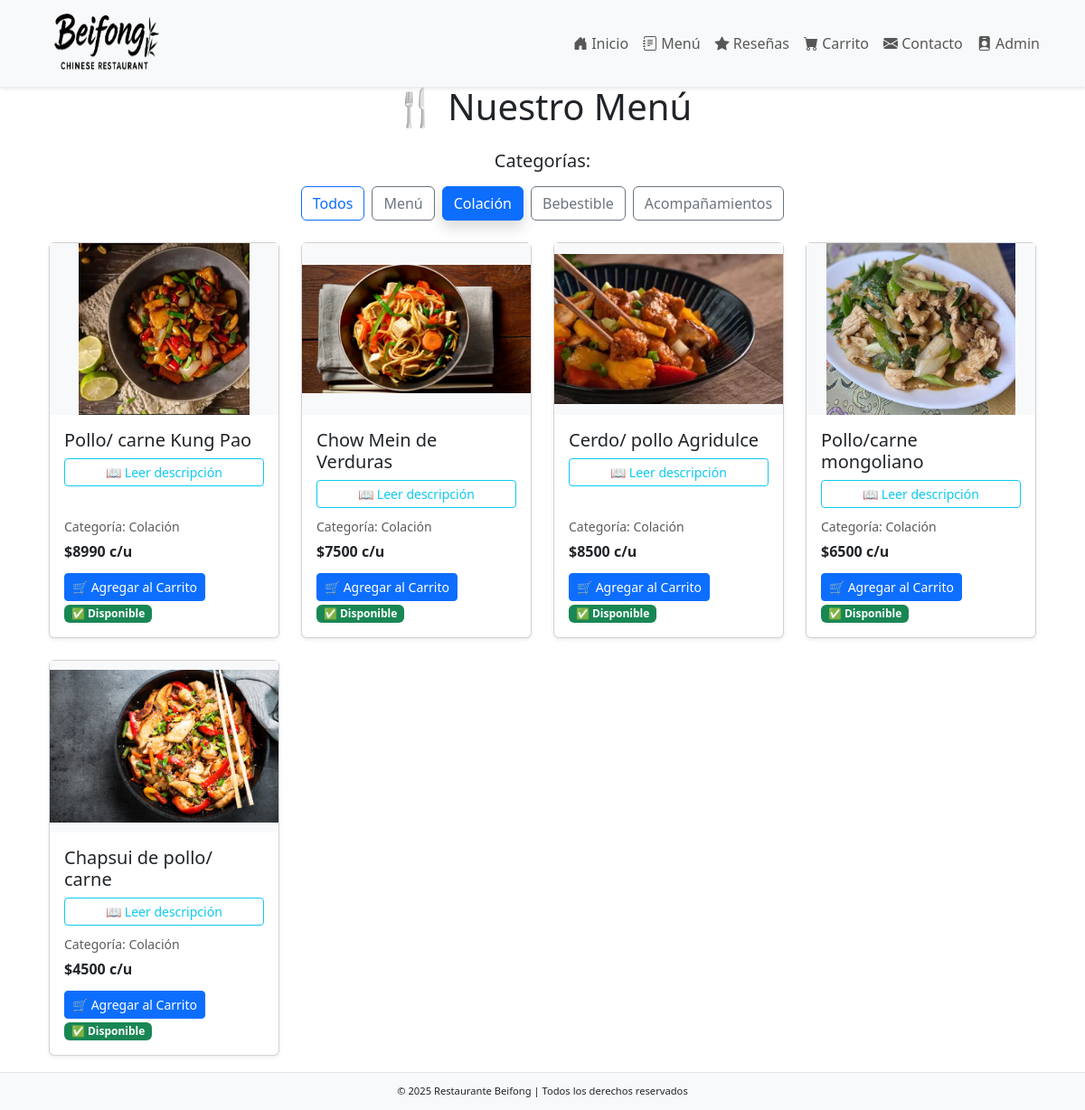
Page /menu/?categoria=Colación on the committed database.
### menu/models.py (models this page shows, shortened)
class Categoria(models.Model):
    NOMBRES = [
        ("colaciones", "Colaciones"),
        ("platos", "Platos (2-10 personas)"),
        ("bebestibles", "Bebestibles"),
        ("acompanamientos", "Acompañamientos"),
    ]
    clave = models.CharField(max_length=50, choices=NOMBRES, unique=True)
    nombre = models.CharField(max_length=100)

class Plato(models.Model):
    ESTADO_CHOICES = (
        ("disponible", "Disponible"),
        ("agotado", "Agotado"),
    )
    nombre = models.CharField(max_length=100)
    descripcion = models.TextField(blank=True, null=True)  # texto libre
    precio = models.DecimalField(max_digits=10, decimal_places=2)
    categoria = models.ForeignKey(
        "Categoria", on_delete=models.SET_NULL, null=True, blank=True
    )
    destacado = models.BooleanField(default=False)
    imagen = models.ImageField(
        upload_to="platos/", blank=True, null=True
    )  # 🔹 nuevo campo
    estado = models.CharField(
        max_length=20, choices=ESTADO_CHOICES, default="disponible"
    )

### menu/views.py (the view)
# urls.py: path("menu/", views.menu_view, name="menu"),
def menu_view(request):
    categorias = Categoria.objects.all()
    categoria_nombre = request.GET.get("categoria")
    if categoria_nombre:
        platos = Plato.objects.filter(categoria__nombre__iexact=categoria_nombre, estado="disponible")
    else:
        platos = Plato.objects.filter(estado="disponible")
    return render(
        request, "menu/menu.html", {"categorias": categorias, "platos": platos}
    )

### menu/templates/menu/menu.html (shortened to what this page needs)
{% extends "menu/base.html" %}
{% block content %}
<div class="container">
    <h1 class="mb-4 text-center">🍴 Nuestro Menú</h1>
    <div class="mb-4 text-center">
        <h5 class="mb-3">Categorías:</h5>
        <div class="d-flex flex-wrap justify-content-center gap-2">
            <a href="{% url 'menu' %}"
               class="btn {% if not request.GET.categoria %}btn-primary shadow{% else %}btn-outline-primary{% endif %}">
                Todos
            </a>
            {% for categoria in categorias %}
                <a href="{% url 'menu' %}?categoria={{ categoria.nombre }}"
                   class="btn {% if request.GET.categoria == categoria.nombre %}btn-primary shadow{% else %}btn-outline-secondary{% endif %}">
                   {{ categoria.nombre }}
                </a>
            {% endfor %}
        </div>
    </div>
    <div class="row g-4">
        {% for plato in platos %}
            <div class="col-lg-3 col-md-4 col-sm-6">
                <div class="card h-100 shadow-sm d-flex flex-column">
                    {% if plato.imagen %}
                        <div class="ratio ratio-4x3 bg-light d-flex align-items-center justify-content-center">
                            <img src="{{ plato.imagen.url }}"
                                 class="img-fluid"
                                 alt="{{ plato.nombre }}"
                                 style="max-width: 100%; max-height: 100%; object-fit: contain;">
                        </div>
                    {% endif %}
                    <div class="card-body d-flex flex-column">
                        <h5 class="card-title">{{ plato.nombre }}</h5>
                        {% if plato.descripcion %}
                        <button class="btn btn-sm btn-outline-info mb-2"
                                type="button"
                                data-bs-toggle="collapse"
                                data-bs-target="#descripcion{{ plato.id }}"
                                aria-expanded="false"
                                aria-controls="descripcion{{ plato.id }}">
                            📖 Leer descripción
                        </button>
                        {% endif %}
                        <div class="mt-auto">
                            <p class="card-text text-muted mb-1">
                                <small>Categoría: {{ plato.categoria.nombre }}</small>
                            </p>
                            <p class="card-text mb-1">
                                <strong>${{ plato.precio|floatformat:"0" }} c/u</strong>
                            </p>
                            <form method="post" action="{% url 'ver_carrito' %}">
                                <button type="submit" class="btn btn-primary btn-sm mt-2">
                                    🛒 Agregar al Carrito
                                </button>
                            </form>
                            {% if plato.estado == "disponible" %}
                                <span class="badge bg-success">✅ Disponible</span>
                            {% else %}
                                <span class="badge bg-danger">❌ Agotado</span>
                            {% endif %}
                        </div>
                    </div>
                </div>
            </div>
        {% empty %}
            <div class="col-12">
                <p class="text-center">No hay platos en el menú todavía.</p>
            </div>
        {% endfor %}
    </div>
</div>
{% endblock %}

### menu/templates/menu/base.html (style rules this page uses)
body { padding-top: 70px; padding-bottom: 60px; }

### rows in the picture
Categoria: nombre "Menú"
Categoria: nombre "Colación"
Categoria: nombre "Bebestible"
Categoria: nombre "Acompañamientos"
Plato: imagen (picture), nombre "Pollo/ carne Kung Pao", categoria.nombre "Colación", precio "8990", estado "✅ Disponible"
Plato: imagen (picture), nombre "Chow Mein de Verduras", categoria.nombre "Colación", precio "7500", estado "✅ Disponible"
Plato: imagen (picture), nombre "Cerdo/ pollo Agridulce", categoria.nombre "Colación", precio "8500", estado "✅ Disponible"
Plato: imagen (picture), nombre "Pollo/carne mongoliano", categoria.nombre "Colación", precio "6500", estado "✅ Disponible"
Plato: imagen (picture), nombre "Chapsui de pollo/ carne", categoria.nombre "Colación", precio "4500", estado "✅ Disponible"
